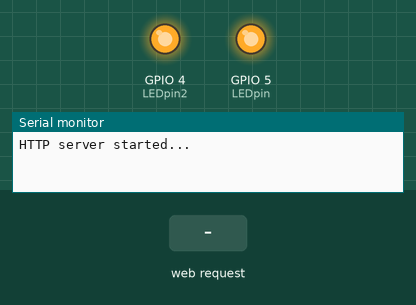
Recording of a sketch running on a simulated ESP32. Shown: output pins drawn as LEDs (lit = HIGH), the last lines printed to the serial monitor. The test bench sets the inputs (shaded band).

Above: at 1.3 s.
1.4 s: HTTP request GET /H received
At 2.6 s:
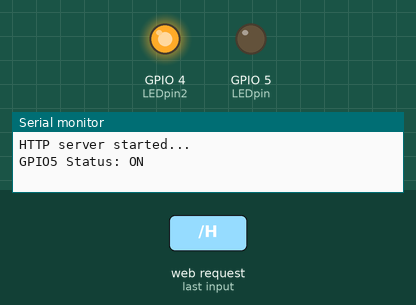
2.9 s: HTTP request GET /L1 received
At 3.9 s:
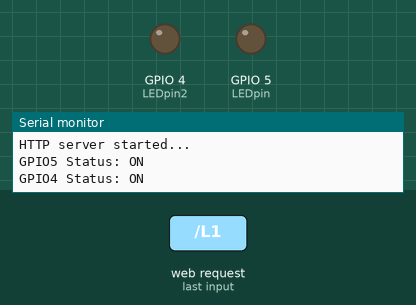
4.4 s: HTTP request GET / received
At 4.9 s:
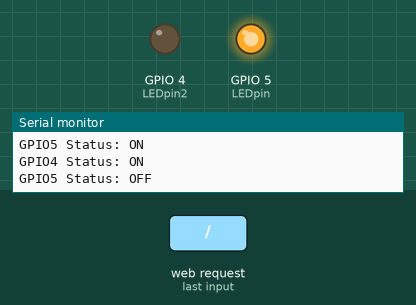
5.9 s: HTTP request GET /H1 received
At 7.3 s:
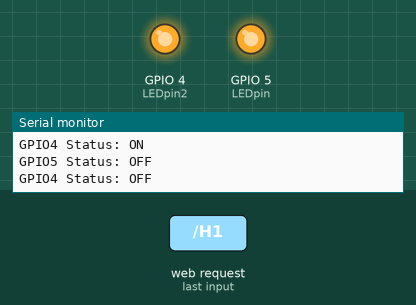
Timing chart, 0 to 8.4 s (numbered marks = the images above; inputs shaded):
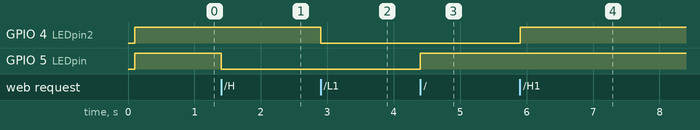

The sketch:

servidor_ESP_enciende_2_led.ino
```cpp
#include <WiFi.h>
#include <WebServer.h>

// Parametros de la WiFi
const char* ssid = "ESP32-4";
const char* password = "TEC12345678";

// IP del servidor HTTP
IPAddress local_ip(192,168,20,1);
IPAddress gateway(192,168,20,1);
IPAddress subnet(255,255,255,0);

// declaraciones
WebServer server(80);
uint8_t LEDpin = 5;
uint8_t LEDpin2 = 4;
bool LEDstatus = LOW;
bool LEDstatus2 = LOW;


// ---------------- SETUP  -----------------
void setup() {

  // Para logging
  Serial.begin(115200);
  // configuración pin LED como salida
  pinMode(LEDpin, OUTPUT);
  pinMode(LEDpin2, OUTPUT);

  //configuración WiFi modo AP
  WiFi.softAP(ssid, password);
  WiFi.softAPConfig(local_ip, gateway, subnet);
  delay(100);

  // Funciones de callback según ruta de solicitud recibida
  server.on("/", handle_OnConnect);
  server.on("/H", handle_ledon);
  server.on("/L", handle_ledoff);
  server.on("/H1", handle_ledoff2);
  server.on("/L1", handle_ledon2);
  server.onNotFound(handle_NotFound);

  // Arranque del servidor
  server.begin();
  Serial.println("HTTP server started...");
}
// ---------------- FIN SETUP  -----------------


// ---------------- LOOP -----------------
void loop() {

  // Pooling esperando solicitudes del cliente
  server.handleClient();
  // actualización del estado del LED
  digitalWrite(LEDpin, !LEDstatus);
  delay(2); // permite CPU cambiar a otras tareas
  digitalWrite(LEDpin2, !LEDstatus2);//para el led 2
  delay(2);
}
// ---------------- FIN LOOP  -----------------


// --------- Funciones de Callback -------------

void handle_OnConnect() {
  LEDstatus = LOW;
  Serial.println("GPIO5 Status: OFF");
  server.send(200, "text/html", SendHTML());
}
void handle_ledon() {
  LEDstatus = HIGH;
  Serial.println("GPIO5 Status: ON");
  server.send(200, "text/html", SendHTML());
}
void handle_ledoff() {
  LEDstatus = LOW;
  Serial.println("GPIO5 Status: OFF");
  server.send(200, "text/html", SendHTML());
}

void handle_ledon2() {
  LEDstatus2 = HIGH;
  Serial.println("GPIO4 Status: ON");
  server.send(200, "text/html", SendHTML());
}
void handle_ledoff2() {
  LEDstatus2 = LOW;
  Serial.println("GPIO4 Status: OFF");
  server.send(200, "text/html", SendHTML());
}
void handle_NotFound(){
  server.send(404, "text/plain", "Not found");
}
//  -------------------------------------------


// Construcción de la página Web
String SendHTML(){
    String
       ptr  ="<title>TEC LED Control</title>\n";
       ptr +="<h1>TEC ESP32 HTTP Server</h1>\n";
       ptr +=  "Clic <a href=\"/H\">aqui</a> para ENCEDER el LED del pin 5.<br><br>";
                          // \" para incluir  comillas en el texto
       ptr +=  "Clic <a href=\"/L\">aqui</a> para APAGAR el LED del pin 5.<br><br>";
       ptr +=  "Clic <a href=\"/H1\">aqui</a> para ENCENDER el LED del pin 4.<br><br>";
       ptr +=  "Clic <a href=\"/L1\">aqui</a> para APAGAR el LED del pin 4.<br><br>";

       return ptr;
}
```

Measured:
- after the input at 1.4 s, GPIO 5 (LEDpin): HIGH → LOW at once
- after the input at 2.9 s, GPIO 4 (LEDpin2): HIGH → LOW at once
- after the input at 4.4 s, GPIO 5 (LEDpin): LOW → HIGH at once
- after the input at 5.9 s, GPIO 4 (LEDpin2): LOW → HIGH at once
